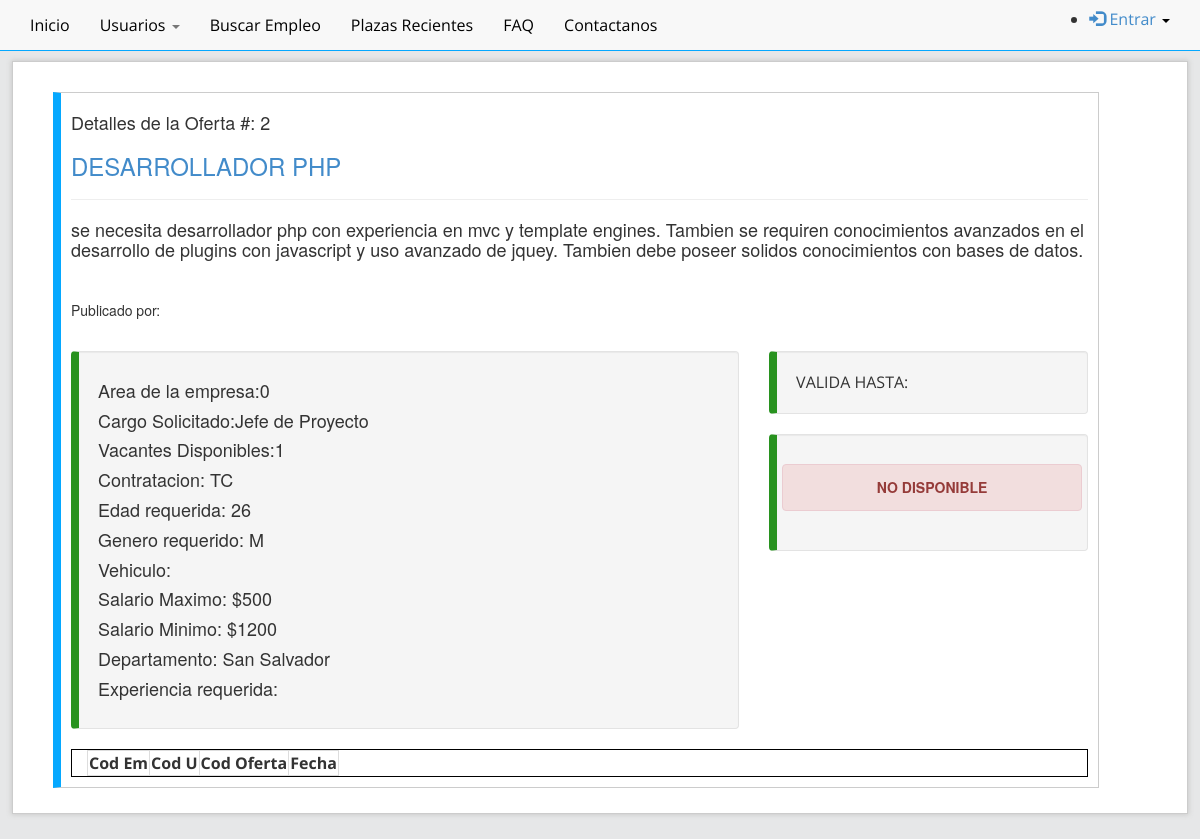
The page /detallesOferta.php?id=2 on the database as committed earlier.
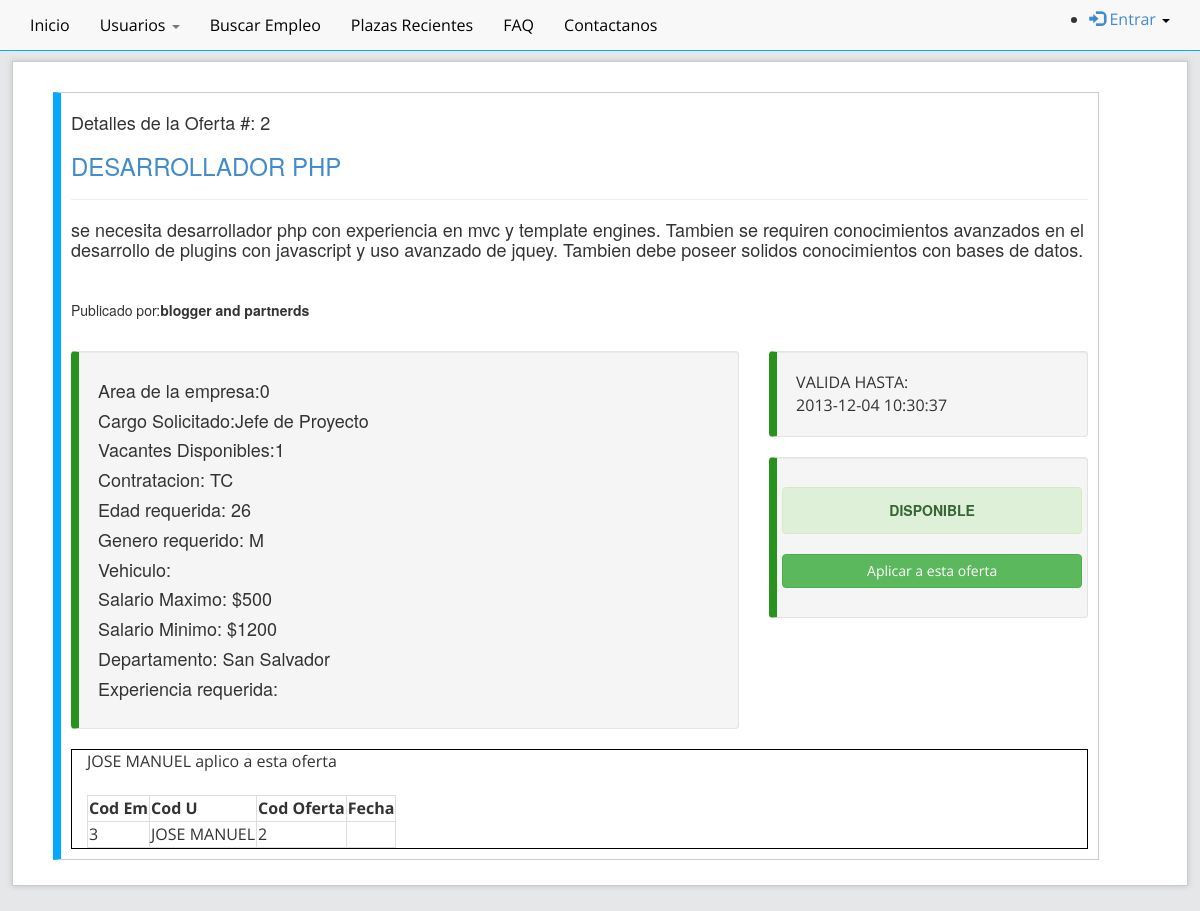
The same page on the database as committed later.
### tables this page shows
CREATE TABLE `ofertas` (
  `cod_oferta` int(20) NOT NULL AUTO_INCREMENT,
  `cod_em` int(20) DEFAULT NULL,
  `titulo_of` varchar(120) DEFAULT NULL,
  `descripcion_of` varchar(250) DEFAULT NULL,
  `area_of` int(11) DEFAULT NULL,
  `cargo_of` varchar(20) DEFAULT NULL,
  `vacantes_of` int(11) DEFAULT NULL,
  `contratacion_of` varchar(20) DEFAULT NULL,
  `anoexp_ofetas` int(11) DEFAULT NULL,
  `edad` int(10) DEFAULT NULL,
  `genero_of` varchar(20) DEFAULT NULL,
  `vehiculo_ofetas` varchar(20) DEFAULT NULL,
  `salariomax_of` decimal(30,0) DEFAULT NULL,
  `salariomin_of` decimal(30,0) DEFAULT NULL,
  `departamento_of` varchar(20) DEFAULT NULL,
  `experiencia` varchar(20) DEFAULT NULL,
  `tituloen_of` varchar(20) DEFAULT NULL,
  `nivel_of` varchar(20) DEFAULT NULL,
  `disponible_of` int(1) DEFAULT '0',
  `aprovacion_of` int(1) DEFAULT '0',
  `fecha_of` datetime DEFAULT NULL,
  `fechaFin_of` datetime DEFAULT NULL,
  PRIMARY KEY (`cod_oferta`) USING BTREE,
  UNIQUE KEY `cod_oferta_UNIQUE` (`cod_oferta`)
);

CREATE TABLE `empresa` (
  `cod_em` int(11) NOT NULL AUTO_INCREMENT,
  `activa_em` varchar(1) DEFAULT NULL,
  `imagen_em` varchar(120) DEFAULT NULL,
  `nombre_em` varchar(120) DEFAULT NULL,
  `usuario_em` varchar(45) DEFAULT NULL,
  `password_em` varchar(20) DEFAULT NULL,
  `email_em` varchar(50) DEFAULT NULL,
  `telefono_em` varchar(12) DEFAULT NULL,
  `url_em` varchar(120) DEFAULT NULL,
  `descripcion_em` varchar(250) DEFAULT NULL,
  `actividad_em` varchar(50) DEFAULT NULL,
  `departamento_em` varchar(20) DEFAULT NULL,
  `direccion_em` varchar(250) DEFAULT NULL,
  PRIMARY KEY (`cod_em`) USING BTREE
);

CREATE TABLE `oferta_aplicaciones` (
  `cod_detalleOferta` int(20) NOT NULL AUTO_INCREMENT,
  `cod_em` int(20) DEFAULT NULL,
  `cod_u` int(20) DEFAULT NULL,
  `cod_oferta` int(20) DEFAULT NULL,
  `fecha` datetime DEFAULT NULL,
  PRIMARY KEY (`cod_detalleOferta`)
);

CREATE TABLE `usuario` (
  `cod_u` int(11) NOT NULL AUTO_INCREMENT,
  `nombre_u` varchar(20) DEFAULT NULL,
  `apellido_u` varchar(20) DEFAULT NULL,
  `fecha_nac_u` date DEFAULT NULL,
  `direccion_u` varchar(20) DEFAULT NULL,
  `telefono_u` varchar(20) DEFAULT NULL,
  `email_u` varchar(20) DEFAULT NULL,
  `password_u` varchar(20) DEFAULT NULL,
  `sexo_u` varchar(20) DEFAULT NULL,
  `carnet` varchar(60) DEFAULT NULL,
  `fecha_registro` datetime DEFAULT NULL,
  PRIMARY KEY (`cod_u`) USING BTREE
);

### detallesOferta.php (the view, shortened to what the changed rows need)
<!DOCTYPE html>
 <html class="no-js">
    <head>
        <link rel="stylesheet" href="../assets/css/bootstrap.css">
        <link rel="stylesheet" href="../assets/css/normalize.css">
    </head>
    <body>
        <div id="contenedor" class="container">
            <div class="row">
                <div class="col-md-11">
                    <div class="tab-content">
                        <div class="tab-pane active" id="plazas">
                            <?php
                            if (isset($_GET["id"])) {
                                $controlador = $_GET['id'];
                                $result = mysql_query("SELECT * FROM `ofertas` where cod_oferta=$controlador") or trigger_error(mysql_error());
                                while ($row = mysql_fetch_array($result)) {
                                    foreach ($row AS $key => $value) {
                                        $row[$key] = stripslashes($value);
                                    }
                                    $cod_em = $row['cod_em'];
                                    ?>
                                    <div class="oferta-contenedor">
                                        <h4>Detalles de la Oferta #: <?php echo nl2br($row['cod_oferta']) ?></h4>
                                        <h3 class="h3"><a><?php echo nl2br($row['titulo_of']) ?></a></h3>
                                        <hr>
                                        <h4><?php echo nl2br($row['descripcion_of']) ?></h4><br>
                                        <h5>
                                            <?php
                                            $result2 = mysql_query("SELECT nombre_em FROM `empresa` where cod_em=$cod_em") or trigger_error(mysql_error());
                                            while ($row2 = mysql_fetch_array($result2)) {
                                                $nombre_empresa = $row2['nombre_em'];
                                            }
                                            ?>Publicado por:<?php echo "<b>" . $nombre_empresa . "</b>" ?></h5>
                                        <h4><?php $fecha_ago = ($row['fecha_of']) ?></h4>
                                        <?php echo "<span id='timeagos' data-livestamp='$fecha_ago'></span><br>" ?>
                                        <div class="row">
                                            <div class="col-md-8">
                                                <div class="well">
                                                    <h4>Area de la empresa:<?php echo nl2br($row['area_of']) ?></h4>
                                                    <h4>Cargo Solicitado:<?php echo nl2br($row['cargo_of']) ?></h4>
                                                    <h4>Vacantes Disponibles:<?php echo nl2br($row['vacantes_of']) ?></h4>
                                                    <h4>Contratacion: <?php echo nl2br($row['contratacion_of']) ?></h4>
                                                    <h4>Edad requerida: <?php echo nl2br($row['edad']) ?></h4>
                                                    <h4>Genero requerido: <?php echo nl2br($row['genero_of']) ?></h4>
                                                    <h4>Vehiculo: <?php echo nl2br($row['vehiculo_ofetas']) ?></h4>
                                                    <h4>Salario Maximo: $<?php echo nl2br($row['salariomax_of']) ?></h4>
                                                    <h4>Salario Minimo: $<?php echo nl2br($row['salariomin_of']) ?></h4>
                                                    <h4>Departamento: <?php echo nl2br($row['departamento_of']) ?></h4>
                                                    <h4>Experiencia requerida: <?php echo nl2br($row['experiencia_of']) ?></h4>
                                                </div>
                                            </div>
                                            <div class="col-md-4">
                                                <div class="well">
                                                    VALIDA HASTA:<br><?php echo nl2br($row['fechaFin_of']) ?>
                                                </div>
                                                <div class="well" id="wellinfo">
                                                    <form method="POST" action="oferta_aplicar.php">
                                                        <input type="hidden" name="cod_oferta" value="<?php
                                                        $cod_oferta = $row['cod_oferta'];
                                                        ?>">
                                                               <?PHP
                                                               if ($row['disponible_of'] == 1) {
                                                                   echo " <h5 class='disponible'><div class='alert alert-success'><a class='alert-link'>DISPONIBLE</a></div></h5>";
                                                                   echo "<p><input type='submit' class='btn btn-block btn-success' value='Aplicar a esta oferta' /><input type='hidden' value='1' name='submitted' /> ";
                                                               } else {
                                                                   echo " <h5 class='disponible'><div class='alert alert-danger'><a class='alert-link'> NO DISPONIBLE</a></div></h5>";
                                                               }
                                                               ?>
                                                    </form>
                                                </div>
                                            </div>
                                        </div>
                                        <div class="col-md-12">
                                            <?
                                            echo "<table class='table-bordered' >";
                                            echo "<tr>";
                                            echo "<td><b>Cod Em</b></td>";
                                            echo "<td><b>Cod U</b></td>";
                                            echo "<td><b>Cod Oferta</b></td>";
                                            echo "<td><b>Fecha</b></td>";
                                            echo "</tr>";
                                            $result = mysql_query("select cod_em as idEmpresa,cod_oferta as idOferta, nombre_u, fecha from oferta_aplicaciones inner join usuario on oferta_aplicaciones.cod_u=usuario.cod_u where cod_em=$cod_em and cod_oferta=$cod_oferta ") or trigger_error(mysql_error());
                                            while ($row = mysql_fetch_array($result)) {
                                                foreach ($row AS $key => $value) {
                                                    $row[$key] = stripslashes($value);
                                                }
                                                $fecha_aplicacion = ($row['fecha']);
                                                echo "<tr>";
                                                echo "<td valign='top'>" . nl2br($row['idEmpresa']) . "</td>";
                                                echo "<div>" . nl2br($row['nombre_u']) . " aplico a esta oferta " . "<span id='timeagos' data-livestamp='$fecha_aplicacion'></span></div>";
                                                echo "<td valign='top'>" . nl2br($row['nombre_u']) . "</td>";
                                                echo "<td valign='top'>" . nl2br($row['idOferta']) . "</td>";
                                                echo "<td valign='top'><span id='timeagos' data-livestamp='$fecha_aplicacion'></span></td><br>";
                                                echo "</tr>";
                                            }
                                            echo "</table>";
                                            ?>
                                        </div>
                                    </div>
                                    <?php
                                }
                            }
                            ?>
                        </div>
                    </div>
                </div>
            </div>
        </div>
</body>
</html>

Rows that differ between the two databases and show on the page:
changed ofertas "DESARROLLADOR PHP": cod_em.nombre_em (not shown) → "blogger and partnerds"; fechaFin_of (not shown) → "2013-12-04 10:30:37"; value (not shown) → "Aplicar a esta oferta"; disponible_of "NO DISPONIBLE" → "DISPONIBLE"
added oferta_aplicaciones: cod_em "3", cod_u.nombre_u "JOSE MANUEL", cod_oferta "2"
